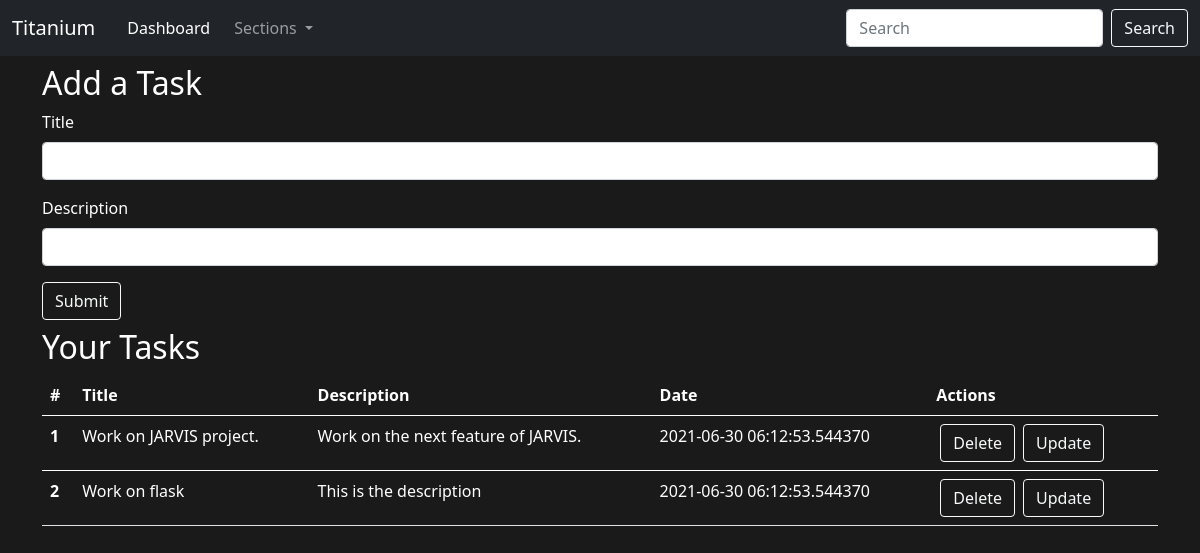
/tasks/, run on an earlier commit of the app's database.
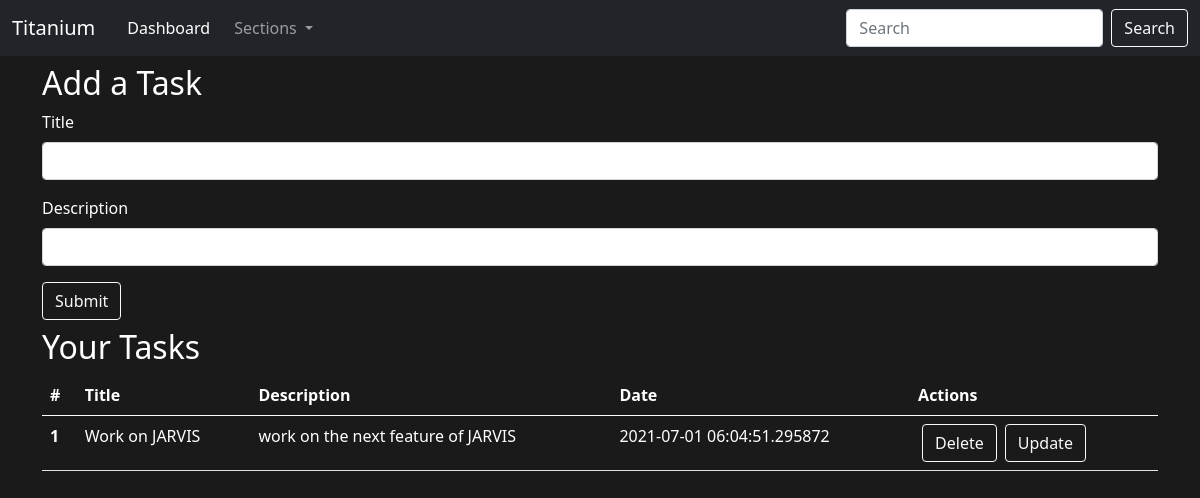
And on a later commit of the database.
### app.py (models this page shows, shortened)
class Todo(db.Model):
  sno = db.Column(db.Integer, primary_key=True)
  title = db.Column(db.String(200), nullable=False)
  desc = db.Column(db.String(500), nullable=False)
  date = db.Column(db.DateTime, default=datetime.utcnow())

### app.py (the view)
@app.route('/tasks/', methods=['GET', 'POST'])
def tasks():
  if request.method == 'POST':
    title = request.form['title']
    description = request.form['description']
    todo = Todo(title=title, desc=description)
    db.session.add(todo)
    db.session.commit()
  allTodos = Todo.query.all()
  return render_template('tasks.html', allTodos=allTodos)

### templates/tasks.html (shortened to what this page needs)
{% extends 'base.html' %}
{% block body %}
<div class="container mt-2">
  <h2>Add a Task</h2>
  <form method="post" action="#">
    <div class="mb-3">
      <label for="title" class="form-label">Title</label>
      <input type="text" name="title" class="form-control" id="title" aria-describedby="emailHelp">
    </div>
    <div class="mb-3">
      <label for="desc" class="form-label">Description</label>
      <input type="text" name="description" class="form-control" id="desc">
    </div>
    <button type="submit" class="btn btn-outline-light">Submit</button>
  </form>
</div>
<div class="container">
  <h2 class="mt-2">Your Tasks</h2>
  {% if allTodos|length == 0 %}
    <div class="alert alert-dark" role="alert">
      No tasks for now! Add tasks to show them up here!
    </div>
  {% else %}
    <table class="table">
      <thead>
        <tr>
          <th scope="col">#</th>
          <th scope="col">Title</th>
          <th scope="col">Description</th>
          <th scope="col">Date</th>
          <th scope="col">Actions</th>
        </tr>
      </thead>
      {% for todo in allTodos %}
      <tbody>
        <tr>
          <th scope="row">{{loop.index}}</td>
          <td scope="row">{{todo.title}}</td>
          <td scope="row">{{todo.desc}}</td>
          <td scope="row">{{todo.date}}</td>
          <td scope="row">
            <a href="/tasks/delete/{{todo.sno}}" type="button" class="mx-1  btn btn-outline-light">Delete</button>
            <a href="/tasks/update/{{todo.sno}}" type="button" class="mx-1  btn btn-outline-light">Update</button>
          </td>
        </tr>
      </tbody>
      {% endfor %}
    </table>
    {% endif %}
</div>
{% endblock body %}

### templates/base.html (shortened to what this page needs)
<!DOCTYPE html>
<html lang="en">
  <head>
    <link
      href="https://cdn.jsdelivr.net/npm/bootstrap@5.0.2/dist/css/bootstrap.min.css"
      rel="stylesheet"
    />
  </head>
  <body>
    <nav class="navbar navbar-expand-lg navbar-dark bg-dark">
      <div class="container-fluid">
        <a class="navbar-brand" href="/">Titanium</a>
        <div class="collapse navbar-collapse" id="navbarSupportedContent">
          <ul class="navbar-nav me-auto mb-2 mb-lg-0">
            <li class="nav-item">
              <a class="nav-link active mx-2" aria-current="page" href="/">Dashboard</a>
            </li>
            <li class="nav-item dropdown">
              <a
                class="nav-link dropdown-toggle"
                href="#"
                id="navbarDropdown"
                role="button"
                data-bs-toggle="dropdown"
                aria-expanded="false"
              >
                Sections
              </a>
            </li>
          </ul>
          <form class="d-flex">
            <input
              class="form-control me-2"
              type="search"
              placeholder="Search"
              aria-label="Search"
            />
            <button class="btn btn-outline-light" type="submit">
              Search
            </button>
          </form>
        </div>
      </div>
    </nav>
      {% block body %} {% endblock body %}
  </body>
</html>

### templates/base.html (style rules this page uses)
body { background-color: #1a1a1a; }

### templates/tasks.html (style rules this page uses)
body { color: #fff; }
.table { color: #fff; }

What changed in the data, as far as the page shows it:
removed Todo: title "Work on flask", desc "This is the description", date "2021-06-30 06:12:53.544370"
changed Todo: title "Work on JARVIS project." → "Work on JARVIS"; desc "Work on the next feature of JARVIS." → "work on the next feature of JARVIS"; date "2021-06-30 06:12:53.544370" → "2021-07-01 06:04:51.295872"
